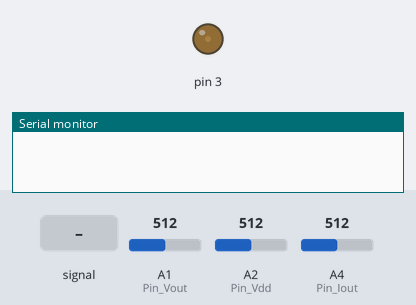
This sketch was run on a simulated Arduino Uno, built with avr-gcc and run on an emulated ATmega328P. On the bench: output pins drawn as LEDs (lit = HIGH), the last lines printed to the serial monitor. The test bench sets the inputs (shaded band); at power-on: A1 (Pin_Vout) = 512, A2 (Pin_Vdd) = 512, A4 (Pin_Iout) = 512.

Above: at 0.1 s.
At 2.7 s:
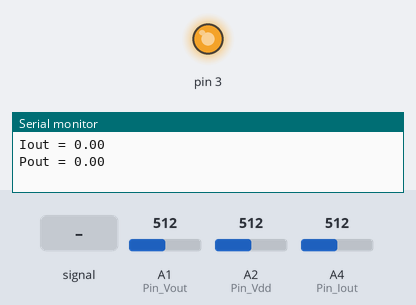
2.8 s: A4 (Pin_Iout) fed a 2 Hz sine of ±306 counts around its level
Timing chart, 0 to 5.8 s (numbered marks = the images above; inputs shaded):
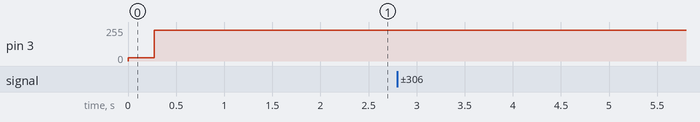

The sketch:

MPPT.ino
```cpp
/////////////////////////////////////////////////////////////////////////////
// Constant Global Variables //
/////////////////////////////////////////////////////////////////////////////
const int Pin_Iout = A4;
const int Pin_Vout = A1;
const int Pin_Vdd = A2;
const int Pin_Ctrl = A5;
const double Frequency = 200;

/////////////////////////////////////////////////////////////////////////////
// Global Variables //
/////////////////////////////////////////////////////////////////////////////
double D;
double D_Old;
double D_New;
double Vdd = 4.96;
double Vout_Old;
double Vout_New;
double Iout_Old;
double Iout_New;
double Pout_Old;
double Pout_New;
double Jump = 0.05; // How much we change the duty cycle every iteration
double Delta_Compare = 0.0002;
double Jump2 = 0.015;

/////////////////////////////////////////////////////////////////////////////
// Setup //
/////////////////////////////////////////////////////////////////////////////
void setup()
{
  Serial.begin(9600);
  pinMode(Pin_Iout, INPUT);
  pinMode(Pin_Vout, INPUT);
  pinMode(Pin_Vdd, INPUT);
  pinMode(Pin_Ctrl, INPUT);
  pinMode(3, OUTPUT);
  D = 0.1;
  TCCR2A = _BV(COM2B1) | _BV(WGM21) | _BV(WGM20); // Just enable output on Pin 3 and disable it on Pin 11
  TCCR2B = _BV(WGM22) | _BV(CS22);
  OCR2A = Frequency; // defines the frequency 51 = 38.4 KHz, 54 = 36.2 KHz, 58 = 34 KHz, 62 = 32 KHz
  OCR2B = Frequency * D ; // defines the duty cycle - Half the OCR2A value for 50%
  TCCR2B = TCCR2B & 0b00111000 | 0x2; // select a prescale value of 8:1 of the system clock
  Do_Nudge();
  Get_VddV2();
}

void loop()
{
  Get_VddV2();
  Do_MPPT();
  Serial.print("D = ");
  Serial.println(D);
  Serial.print("Vout = ");
  Serial.println(Vout_New);
  Serial.print("Iout = ");
  Serial.println(Iout_New);
  Serial.print("Pout = ");
  Serial.println(Pout_New);
  Serial.println(" ");
  delay(1);
}
/////////////////////////////////////////////////////////////////////////////
// Finding Vdd //
/////////////////////////////////////////////////////////////////////////////
void Get_Vdd() {
  long result;
  // Read 1.1V reference against AVdd
  ADMUX = _BV(REFS0) | _BV(MUX3) | _BV(MUX2) | _BV(MUX1);
  delay(2); // Wait for Vref to settle
  ADCSRA |= _BV(ADSC); // Convert
  while (bit_is_set(ADCSRA, ADSC));
  result = ADCL;
  result |= ADCH << 8;
  result = 1125300L / result; // Back-calculate AVdd in mV
  Vdd = result / 1000.0;
}

double Get_VddV2()
{
  double Error;
  Error = analogRead(Pin_Vdd);
  Vdd = (Error + 826) / (4.04 * 1023);
  Vdd = Vdd - 0.2;
  Vdd = 1 / Vdd;
  return Error;
}

/////////////////////////////////////////////////////////////////////////////
// Here is the Gets! //
/////////////////////////////////////////////////////////////////////////////
double Get_Analog(int Pin)
{
  double ADC;
  double ADC2;
  double V_Pin1 = 0;
  double V_Pin;
  for (int i = 1; i <= 1000; i++)
  {
    ADC = analogRead(Pin);
    ADC2 = (ADC) * (Vdd / 1024.0);
    V_Pin1 = V_Pin1 + ADC2;
    // delay(1);
  }
  V_Pin = V_Pin1 / 1000.0;
  return V_Pin;
}

double Get_Iout()
{
  double Iout1;
  double Iout2;
  Iout1 = Get_Analog(Pin_Iout);
  Iout2 = 1.025 * 10.427 * (Iout1 - (Vdd / 2));
  if (Iout2 < 0.05)
  {
    Iout2 = 0;
  }
  return Iout2;
}

double Get_Vout()
{
  double Vout;
  Vout = Get_Analog(Pin_Vout);
  Vout = 1.15 * ((2.45 + 9.99) / 2.45);
  if (Vout < 0.05)
  {
    Vout = 0;
  }
  return Vout;
}

double Get_Pout(double Vout, double Iout)
{
  double Pout;
  Pout = Vout * Iout;
  return Pout;
}

/////////////////////////////////////////////////////////////////////////////
// Control Algorithms //
/////////////////////////////////////////////////////////////////////////////
void Do_Duty()
{
  if (D > 0.95)
  {
    D = 0.95;
  }
  if (D < 0.05)
  {
    D = 0.05;
  }
  OCR2B = Frequency * (1 - D); // defines the duty cycle - Half the OCR2A value for 50%
}

void Do_Nudge ()
{
  D_Old = D;
  Vout_Old = Get_Vout();
  Iout_Old = Get_Iout();
  Pout_Old = Get_Pout(Vout_Old, Iout_Old);
  D = 0.10;
  Do_Duty();
  delay(1000);
  D_New = D;
  Vout_New = Get_Vout();
  Iout_New = Get_Iout();
  Pout_New = Get_Pout(Vout_New, Iout_New);
}

void Do_Voltage (double V_desired)
{
  double Vout;
  Vout = Get_Vout();
  if (V_desired > Vout)
  {
    D = D + Jump2;
  }
  if (V_desired < Vout)
  {
    D = D - Jump2;
  }
  Do_Duty();
  Iout_New = Get_Iout();
  Vout_New = Get_Vout();
  Pout_New = Get_Pout(Vout_New, Iout_New);
}

void Do_Current (double I_desired)
{
  double Iout;
  Iout = Get_Iout();
  if (I_desired > Iout)
  {
    D = D + Jump2;
  }
  if (I_desired < Iout)
  {
    D = D - Jump2;
  }
  Do_Duty();
  Iout_New = Get_Iout();
  Vout_New = Get_Vout();
  Pout_New = Get_Pout(Vout_New, Iout_New);
}

void Do_MPPT ()
{
  double Vout_Delta;
  Vout_Delta = Vout_New - Vout_Old;
  double Pout_Delta;
  Pout_Delta = Pout_New - Pout_Old;
  double Delta;
  Delta = Vout_Delta * Pout_Delta;
  D_Old = D;
  Vout_Old = Get_Vout();
  Iout_Old = Get_Iout();
  Pout_Old = Get_Pout(Vout_Old, Iout_Old);
  if (Delta > Delta_Compare)
  {
    D = D + Jump;
    if (D_New > D_Old && Vout_New < Vout_Old)
    {
      D = D - 2 * Jump;
    }
  }
  else if (Delta < -Delta_Compare)
  {
    D = D - Jump;
  }
  else
  {
    if (Delta > 0)
    {
      D = D + Jump2;
      if (D_New > D_Old && Vout_New < Vout_Old)
      {
        D = D - 2 * Jump2;
      }
    }
    if (Delta < 0)
    {
      D = D - Jump2;
    }
  }
  Do_Duty();
  D_New = D;
  Vout_New = Get_Vout();
  Iout_New = Get_Iout();
  Pout_New = Get_Pout(Vout_New, Iout_New);
}
```
